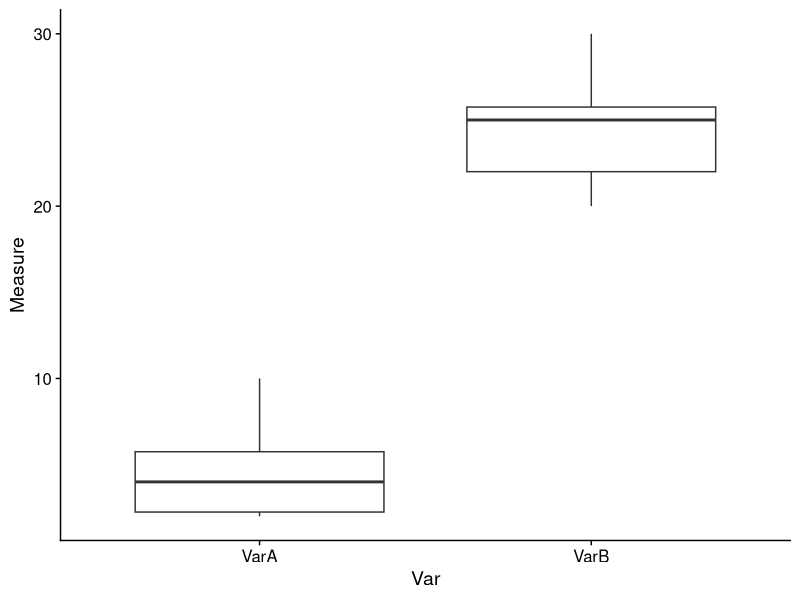
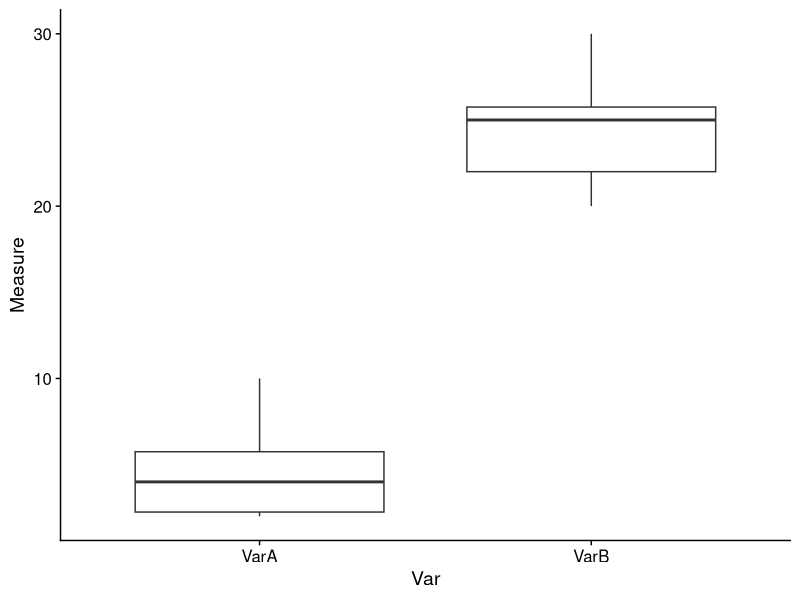

The R source for these figures, in order:
## ---- chunk 1
knitr::opts_chunk$set(echo = TRUE)

## This block (if named setup) will always run first. 
## Place library's need for the script here. You can also read in all your data files and define variables you will use later. By reading in your libraries and data in the first chunk you are ensuring that everything will run smoothly. 

## Libraries 

library(tidyverse)
library(cowplot)

## Data 

read.csv("data/mock_data.csv") -> data

## Variables 

day_rep <- "Day_2"

output_file <- c("processed_data.csv")

summary_fig_name <- c("summary_fig.tiff")

## ---- chunk 2

## you can use hash comments to explain your code 

data %>%
  pivot_longer(VarA:VarB, names_to = "Var", values_to = "Measure") %>%  ## pivoted data from wide to long
  mutate(day = day_rep) -> tidy_data

## ---- chunk 3

t.test(data$VarA, data$Var_B)

## ---- chunk 4

tidy_data %>%
ggplot(aes(x = Var, y = Measure)) +
  geom_boxplot() +
  theme_cowplot()-> summary_fig

summary_fig

## ---- chunk 5

write.csv(tidy_data, output_file)

ggsave(summary_fig_name, summary_fig)

